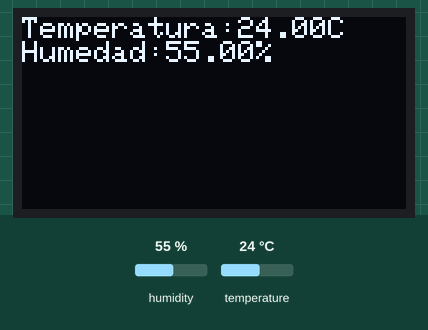
Simulated run of this sketch. Board: ESP32. Shown: 128×64 one-colour display. Inputs (shaded band) come from the test bench; at power-on: humidity 55 %, temperature 24 °C. WiFi joins after 1.5 s; servers stay silent unless stated; the display library's start-up logo is not drawn; what the sketch prints to the serial monitor is not drawn.

Above: at 5.2 s.
5.3 s: humidity set to 22 %
At 7.3 s:
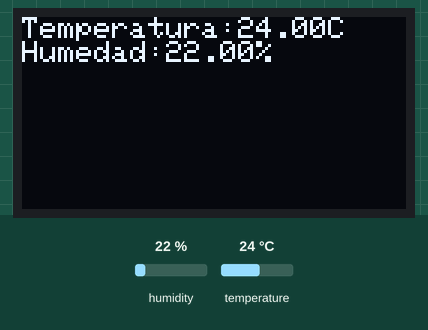
7.6 s: temperature set to 12 °C
At 8.7 s:
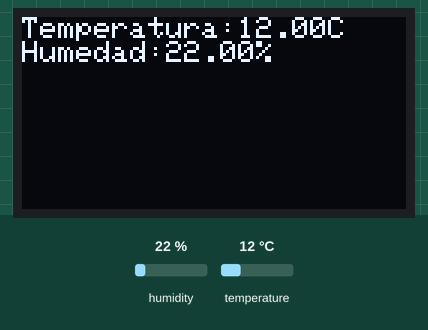
9.6 s: humidity set to 40 %
At 11.3 s:
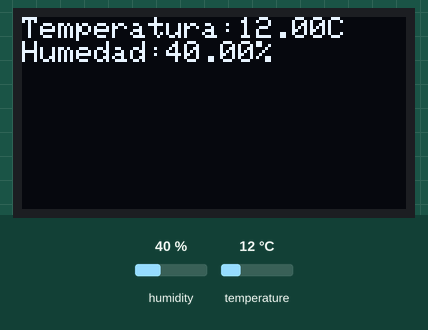
11.6 s: temperature set to 19 °C
Timing chart, 0 to 14.6 s (numbered marks = the images above; inputs shaded):
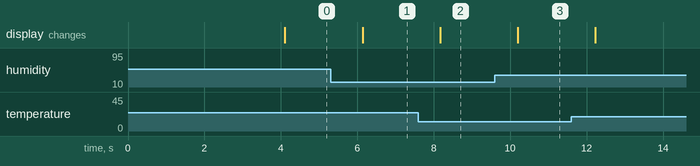

The sketch:

ht.ino
```cpp
#include <WiFi.h>
#include <WebServer.h>
#include <Adafruit_GFX.h>
#include <Adafruit_SSD1306.h>
#include <DHT.h>

#define SCREEN_WIDTH 128
#define SCREEN_HEIGHT 64

#define DHTPIN 4
#define DHTTYPE DHT11
DHT dht(DHTPIN,DHTTYPE);

#define SCREEN_ADDRESS 0x3C

Adafruit_SSD1306 display(SCREEN_WIDTH,SCREEN_HEIGHT, &Wire,-1 );

const char *ssid = "Frijolito";
const char *password = "conquesito12";

WebServer server(80);

void handleRoot() {
float humidity=dht.readHumidity();
float temperature=dht.readTemperature();

String webpage= "<html><head><title>ESP32 SENSOR DATA</title></head></body>";
webpage+="<h1>Sensor Data</h1>";
webpage +="<p>Temperature:" +String(temperature)+"C</p>";
webpage+="<p>Humedity:"+String(humidity)+"%</p>";
webpage+="</body></html>";

server.send(200,"text/html",webpage);
}

void setup(){
  Serial.begin(115200);

  if(!display.begin(SSD1306_SWITCHCAPVCC,SCREEN_ADDRESS)){
    Serial.println(F("SSD1306 allocation failed"));
    for(;;);
  }

  display.display();
  delay(2000);
  display.clearDisplay();

  dht.begin();

  WiFi.begin(ssid,password);

  while (WiFi.status() != WL_CONNECTED) {
    delay(1000);
    Serial.println("Connecting to WiFi.....");
  }

  Serial.println("WiFi connected.....");
  Serial.println("IP Address:");
  Serial.println(WiFi.localIP());

  server.on("/", HTTP_GET, handleRoot);
  server.begin();
}

void loop() {
  server.handleClient();

  float humidity=dht.readHumidity();
  float temperature=dht.readTemperature();

  display.clearDisplay();
  display.setTextSize(1);
  display.setTextColor(SSD1306_WHITE);
  display.setCursor(0,0);
  display.println("Temperatura:"+String(temperature)+"C");
  display.println("Humedad:"+String(humidity)+"%");
  display.display();
}
```

Measured:
- after the input at 5.3 s, the display: changes after 0.84 s (image 1)
- after the input at 7.6 s, the display: changes after 0.57 s (image 2)
- after the input at 9.6 s, the display: changes after 0.60 s (image 3)
